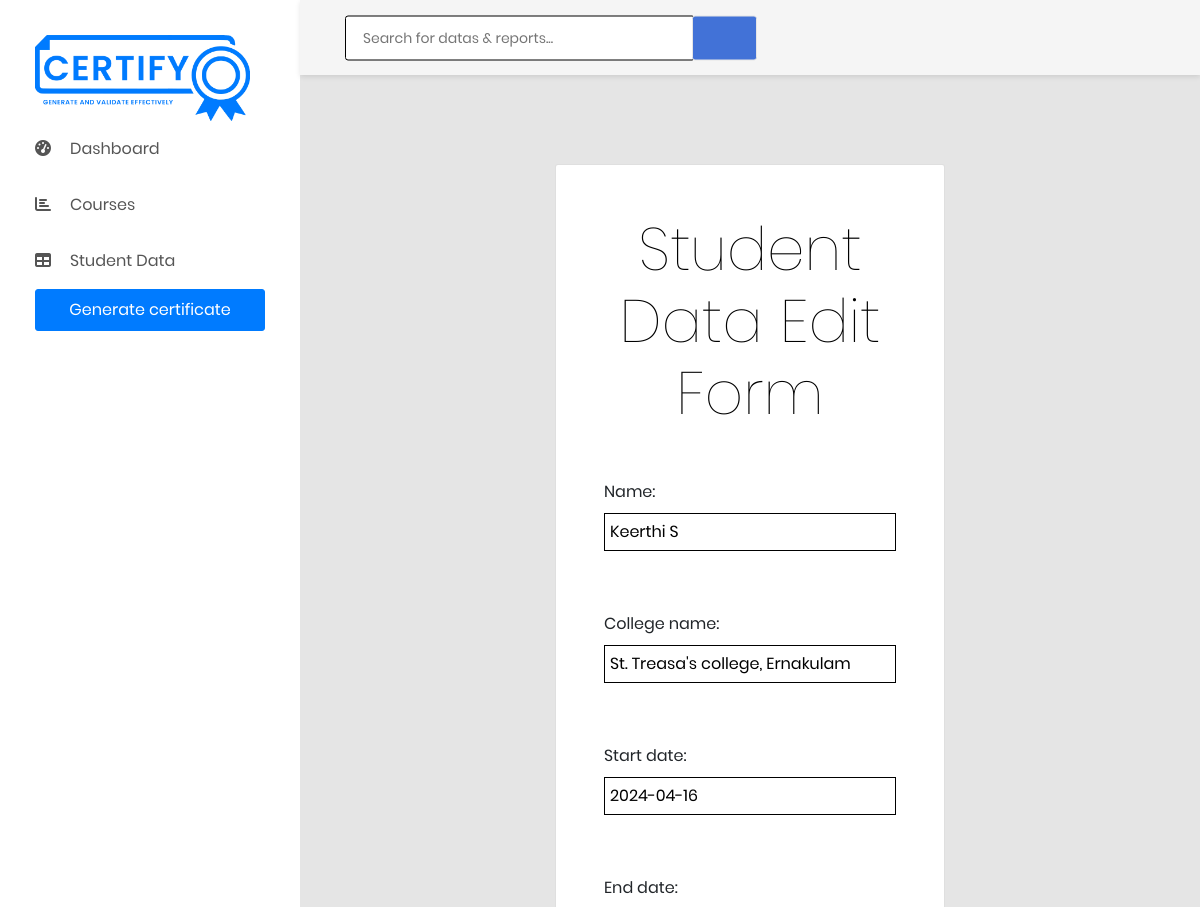
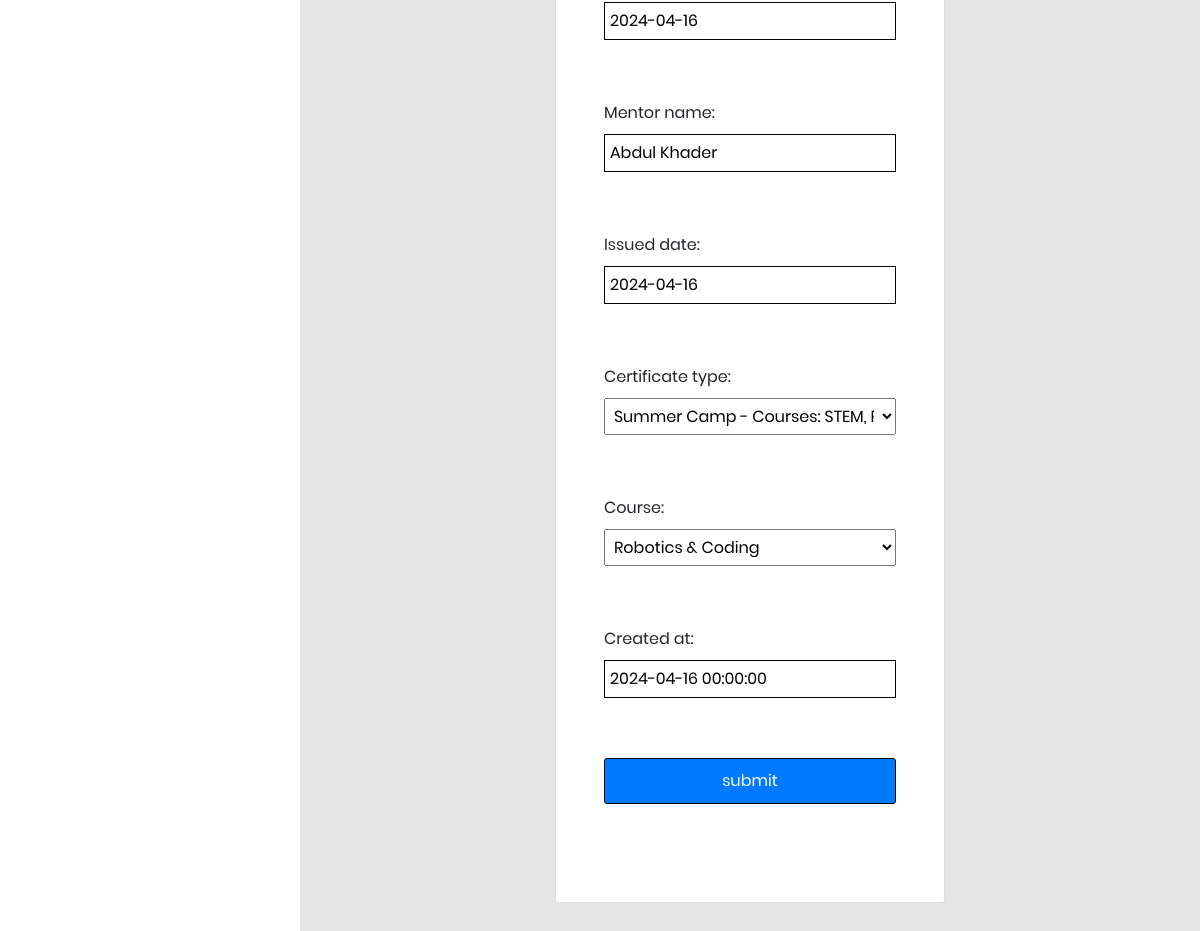
/certificate/edit/43 (signed in), run on the app's committed database (2 pictures, top to bottom).
### certificate_app/models.py (models this page shows, shortened)
class Student(models.Model):
    name = models.CharField(max_length=255, blank=True, default='')
    college_name = models.CharField(max_length=255, blank=True, default='')
    start_date = models.DateField(default=timezone.now)
    end_date = models.DateField(default=timezone.now)
    mentor_name = models.CharField(max_length=255, blank=True, default='')
    issued_date = models.DateField(default=timezone.now)
    certificate_type = models.ForeignKey(CertificateTypes, on_delete=models.CASCADE, related_name='students', null=True)
    course= models.ForeignKey(Course, on_delete=models.CASCADE, related_name='enrolled_students', null=True)
    created_at = models.DateTimeField( default=timezone.now)  # Add this field to store creation time

class CertificateTypes(models.Model):
    certify_type_id=models.IntegerField(null=True)
    certificate_type = models.CharField(max_length=100)
    courses = models.ManyToManyField(Course, related_name='certificate_types')
    def __str__(self):
        course_list = ', '.join([course.course_name for course in self.courses.all()])
        return f"{self.certificate_type} - Courses: {course_list}"

### certificate_app/views.py (the view)
# urls.py: path('edit/<pk>',views.edit,name='edit'),
@login_required(login_url='login')
def edit(request, pk):
    instance_to_be_edited = Student.objects.get(pk=pk)
    if request.method == 'POST':
        frm = MyForm(request.POST, instance=instance_to_be_edited)
        if frm.is_valid():
            frm.save()
            return redirect('display_students')  # Redirect after successful form submission
    else:
        frm = MyForm(instance=instance_to_be_edited)
    return render(request, 'edit.html', {'form': frm})

### certificate_app/forms.py
class MyForm(forms.ModelForm):
    class Meta:
        model = Student
        fields = "__all__"

### certificate_app/models.py (called while the page is built)
    def __str__(self):
        return self.course_name if self.course_name else ''

### templates/edit.html (shortened to what this page needs)
{% extends 'base.html' %}
{% load static %}
{% block body %}
    <div class="main-content">
      <div class="section__content section__content--p30">
        <div class="container">
          <div class="row">
            <div class="col-md-6 col-sm-12 mx-auto">
              <div class="card text-justify mt-5">
                <div class="card-body form-body p-5">
                  <h5 class="card-title text-center">Student Data Edit Form</h5>
                  <p class="card-text">
                  <form method="post" action="" class="frm">
                    {{ form.as_p }}
                    <input class="btn btn-primary" type="submit" name="submit_form" value="submit">
                  </form>
                </div>
              </div>
            </div>
          </div>
        </div>
      </div>
    </div>
{% endblock %}

### static/css/style.css (style rules this page uses)
.form-body { padding: 10px; }
.form-body p { margin-bottom:30px; }
.frm label { width: 100%; display: inline-block; text-align: left; padding-right: 10px; }
.frm input[type="text"], .frm input[type="date"], .frm select { width: 100%; padding: 5px; box-sizing: border-box; margin-bottom: 30px; }
input, textarea { border: 1px solid black !important; }
.frm input[type="submit"] { width: 100%; padding: 10px 0px; margin-bottom: 50px }
.form-body h5 { text-align: center; margin: 0 0 50px 0; font-weight: 100; font-size: 60px; color: #000000; }

### data on the page
Student: name "Keerthi S", college_name "St. Treasa's college, Ernakulam", start_date "2024-04-16", end_date "2024-04-16", mentor_name "Abdul Khader", issued_date "2024-04-16", course "Robotics & Coding", created_at "2024-04-16 00:00:00"
CertificateTypes: certificate_type "Summer Camp - Courses: STEM, Robotics & Coding"
